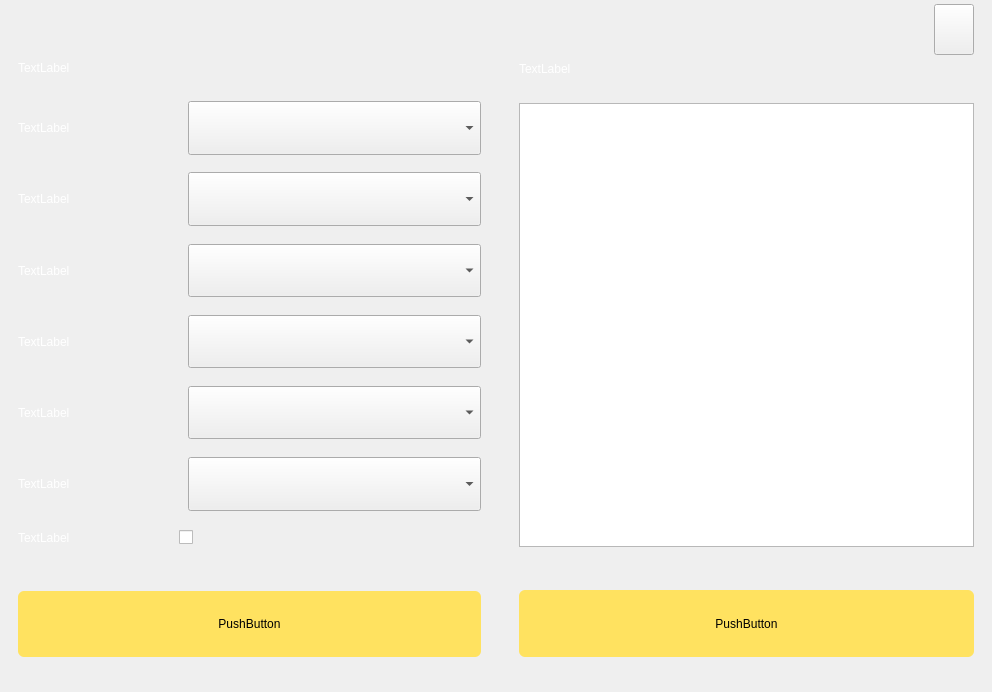
<?xml version="1.0" encoding="UTF-8"?>
<ui version="4.0">
 <class>WidgetAddTask</class>
 <widget class="QWidget" name="WidgetAddTask">
  <property name="geometry">
   <rect>
    <x>0</x>
    <y>0</y>
    <width>992</width>
    <height>692</height>
   </rect>
  </property>
  <property name="windowTitle">
   <string>Form</string>
  </property>
  <property name="styleSheet">
   <string notr="true"/>
  </property>
  <layout class="QGridLayout" name="gridLayout" columnstretch="1">
   <property name="leftMargin">
    <number>0</number>
   </property>
   <property name="topMargin">
    <number>0</number>
   </property>
   <property name="rightMargin">
    <number>0</number>
   </property>
   <property name="bottomMargin">
    <number>0</number>
   </property>
   <property name="spacing">
    <number>0</number>
   </property>
   <item row="0" column="0">
    <widget class="QWidget" name="widget_3" native="true">
     <property name="styleSheet">
      <string notr="true">#widget_3{border-image: url(:/image/home_all/renwu_ditu.png);}
</string>
     </property>
     <layout class="QHBoxLayout" name="horizontalLayout_5" stretch="1,1">
      <property name="topMargin">
       <number>0</number>
      </property>
      <property name="bottomMargin">
       <number>0</number>
      </property>
      <item>
       <layout class="QVBoxLayout" name="verticalLayout_4" stretch="4,22,23,24,18,48,16,48,16,48,16,48,16,48,16,48,16,48,38,60,31">
        <property name="spacing">
         <number>0</number>
        </property>
        <property name="leftMargin">
         <number>9</number>
        </property>
        <property name="topMargin">
         <number>0</number>
        </property>
        <property name="rightMargin">
         <number>12</number>
        </property>
        <property name="bottomMargin">
         <number>0</number>
        </property>
        <item>
         <spacer name="verticalSpacer_12">
          <property name="orientation">
           <enum>Qt::Vertical</enum>
          </property>
          <property name="sizeHint" stdset="0">
           <size>
            <width>20</width>
            <height>40</height>
           </size>
          </property>
         </spacer>
        </item>
        <item>
         <layout class="QHBoxLayout" name="horizontalLayout_13">
          <item>
           <widget class="QLabel" name="label">
            <property name="styleSheet">
             <string notr="true">border-image: url(:/image/home_all/step1.png);</string>
            </property>
            <property name="text">
             <string/>
            </property>
           </widget>
          </item>
          <item>
           <spacer name="horizontalSpacer_14">
            <property name="orientation">
             <enum>Qt::Horizontal</enum>
            </property>
            <property name="sizeHint" stdset="0">
             <size>
              <width>40</width>
              <height>20</height>
             </size>
            </property>
           </spacer>
          </item>
         </layout>
        </item>
        <item>
         <spacer name="verticalSpacer_6">
          <property name="orientation">
           <enum>Qt::Vertical</enum>
          </property>
          <property name="sizeHint" stdset="0">
           <size>
            <width>20</width>
            <height>40</height>
           </size>
          </property>
         </spacer>
        </item>
        <item>
         <layout class="QHBoxLayout" name="horizontalLayout" stretch="65,91">
          <property name="spacing">
           <number>0</number>
          </property>
          <item>
           <widget class="QLabel" name="label_title">
            <property name="styleSheet">
             <string notr="true">QLabel{background-color: rgb(255, 255, 255, 0);color: rgb(255, 255, 255);border:none;}

</string>
            </property>
            <property name="text">
             <string>TextLabel</string>
            </property>
           </widget>
          </item>
          <item>
           <spacer name="horizontalSpacer">
            <property name="orientation">
             <enum>Qt::Horizontal</enum>
            </property>
            <property name="sizeHint" stdset="0">
             <size>
              <width>40</width>
              <height>20</height>
             </size>
            </property>
           </spacer>
          </item>
         </layout>
        </item>
        <item>
         <spacer name="verticalSpacer_3">
          <property name="orientation">
           <enum>Qt::Vertical</enum>
          </property>
          <property name="sizeHint" stdset="0">
           <size>
            <width>20</width>
            <height>40</height>
           </size>
          </property>
         </spacer>
        </item>
        <item>
         <layout class="QHBoxLayout" name="horizontalLayout_2" stretch="60,6,114">
          <property name="spacing">
           <number>0</number>
          </property>
          <item>
           <widget class="QLabel" name="label_type">
            <property name="styleSheet">
             <string notr="true">QLabel{background-color: rgb(255, 255, 255, 0);color: rgb(255, 255, 255);border:none;}

</string>
            </property>
            <property name="text">
             <string>TextLabel</string>
            </property>
           </widget>
          </item>
          <item>
           <spacer name="horizontalSpacer_2">
            <property name="orientation">
             <enum>Qt::Horizontal</enum>
            </property>
            <property name="sizeHint" stdset="0">
             <size>
              <width>40</width>
              <height>20</height>
             </size>
            </property>
           </spacer>
          </item>
          <item>
           <widget class="QComboBox" name="comboBox_type">
            <property name="sizePolicy">
             <sizepolicy hsizetype="Preferred" vsizetype="Preferred">
              <horstretch>0</horstretch>
              <verstretch>0</verstretch>
             </sizepolicy>
            </property>
           </widget>
          </item>
         </layout>
        </item>
        <item>
         <spacer name="verticalSpacer_4">
          <property name="orientation">
           <enum>Qt::Vertical</enum>
          </property>
          <property name="sizeHint" stdset="0">
           <size>
            <width>20</width>
            <height>40</height>
           </size>
          </property>
         </spacer>
        </item>
        <item>
         <widget class="QWidget" name="widget_4" native="true">
          <property name="styleSheet">
           <string notr="true">#widget_4{background-color: rgba(255, 255, 255, 0);}</string>
          </property>
          <layout class="QHBoxLayout" name="horizontalLayout_12" stretch="60,6,114">
           <property name="spacing">
            <number>0</number>
           </property>
           <property name="leftMargin">
            <number>0</number>
           </property>
           <property name="topMargin">
            <number>0</number>
           </property>
           <property name="rightMargin">
            <number>0</number>
           </property>
           <property name="bottomMargin">
            <number>0</number>
           </property>
           <item>
            <widget class="QLabel" name="label_agvFloor">
             <property name="styleSheet">
              <string notr="true">QLabel{background-color: rgb(255, 255, 255, 0);color: rgb(255, 255, 255);border:none;}

</string>
             </property>
             <property name="text">
              <string>TextLabel</string>
             </property>
            </widget>
           </item>
           <item>
            <spacer name="horizontalSpacer_5">
             <property name="orientation">
              <enum>Qt::Horizontal</enum>
             </property>
             <property name="sizeHint" stdset="0">
              <size>
               <width>15</width>
               <height>20</height>
              </size>
             </property>
            </spacer>
           </item>
           <item>
            <widget class="QComboBox" name="comboBox_agvFloor">
             <property name="sizePolicy">
              <sizepolicy hsizetype="Preferred" vsizetype="Preferred">
               <horstretch>0</horstretch>
               <verstretch>0</verstretch>
              </sizepolicy>
             </property>
            </widget>
           </item>
          </layout>
         </widget>
        </item>
        <item>
         <spacer name="verticalSpacer_2">
          <property name="orientation">
           <enum>Qt::Vertical</enum>
          </property>
          <property name="sizeHint" stdset="0">
           <size>
            <width>20</width>
            <height>40</height>
           </size>
          </property>
         </spacer>
        </item>
        <item>
         <layout class="QHBoxLayout" name="horizontalLayout_6" stretch="60,6,114">
          <property name="spacing">
           <number>0</number>
          </property>
          <item>
           <widget class="QLabel" name="label_target">
            <property name="styleSheet">
             <string notr="true">QLabel{background-color: rgb(255, 255, 255, 0);color: rgb(255, 255, 255);border:none;}

</string>
            </property>
            <property name="text">
             <string>TextLabel</string>
            </property>
           </widget>
          </item>
          <item>
           <spacer name="horizontalSpacer_3">
            <property name="orientation">
             <enum>Qt::Horizontal</enum>
            </property>
            <property name="sizeHint" stdset="0">
             <size>
              <width>40</width>
              <height>20</height>
             </size>
            </property>
           </spacer>
          </item>
          <item>
           <widget class="QComboBox" name="comboBox_target">
            <property name="sizePolicy">
             <sizepolicy hsizetype="Preferred" vsizetype="Preferred">
              <horstretch>0</horstretch>
              <verstretch>0</verstretch>
             </sizepolicy>
            </property>
           </widget>
          </item>
         </layout>
        </item>
        <item>
         <spacer name="verticalSpacer_8">
          <property name="orientation">
           <enum>Qt::Vertical</enum>
          </property>
          <property name="sizeHint" stdset="0">
           <size>
            <width>20</width>
            <height>40</height>
           </size>
          </property>
         </spacer>
        </item>
        <item>
         <widget class="QWidget" name="widget_floor" native="true">
          <layout class="QHBoxLayout" name="horizontalLayout_3" stretch="60,6,114">
           <property name="spacing">
            <number>0</number>
           </property>
           <property name="leftMargin">
            <number>0</number>
           </property>
           <property name="topMargin">
            <number>0</number>
           </property>
           <property name="rightMargin">
            <number>0</number>
           </property>
           <property name="bottomMargin">
            <number>0</number>
           </property>
           <item>
            <widget class="QLabel" name="label_floor">
             <property name="styleSheet">
              <string notr="true">QLabel{background-color: rgb(255, 255, 255, 0);color: rgb(255, 255, 255);border:none;}

</string>
             </property>
             <property name="text">
              <string>TextLabel</string>
             </property>
            </widget>
           </item>
           <item>
            <spacer name="horizontalSpacer_4">
             <property name="orientation">
              <enum>Qt::Horizontal</enum>
             </property>
             <property name="sizeHint" stdset="0">
              <size>
               <width>15</width>
               <height>20</height>
              </size>
             </property>
            </spacer>
           </item>
           <item>
            <widget class="QComboBox" name="comboBox_floor">
             <property name="sizePolicy">
              <sizepolicy hsizetype="Preferred" vsizetype="Preferred">
               <horstretch>0</horstretch>
               <verstretch>0</verstretch>
              </sizepolicy>
             </property>
            </widget>
           </item>
          </layout>
         </widget>
        </item>
        <item>
         <spacer name="verticalSpacer_7">
          <property name="orientation">
           <enum>Qt::Vertical</enum>
          </property>
          <property name="sizeHint" stdset="0">
           <size>
            <width>20</width>
            <height>40</height>
           </size>
          </property>
         </spacer>
        </item>
        <item>
         <layout class="QHBoxLayout" name="horizontalLayout_4" stretch="60,6,114">
          <property name="spacing">
           <number>0</number>
          </property>
          <item>
           <widget class="QLabel" name="label_action">
            <property name="styleSheet">
             <string notr="true">QLabel{background-color: rgb(255, 255, 255, 0);color: rgb(255, 255, 255);border:none;}

</string>
            </property>
            <property name="text">
             <string>TextLabel</string>
            </property>
           </widget>
          </item>
          <item>
           <spacer name="horizontalSpacer_6">
            <property name="orientation">
             <enum>Qt::Horizontal</enum>
            </property>
            <property name="sizeHint" stdset="0">
             <size>
              <width>40</width>
              <height>20</height>
             </size>
            </property>
           </spacer>
          </item>
          <item>
           <widget class="QComboBox" name="comboBox_action">
            <property name="sizePolicy">
             <sizepolicy hsizetype="Preferred" vsizetype="Preferred">
              <horstretch>0</horstretch>
              <verstretch>0</verstretch>
             </sizepolicy>
            </property>
           </widget>
          </item>
         </layout>
        </item>
        <item>
         <spacer name="verticalSpacer_5">
          <property name="orientation">
           <enum>Qt::Vertical</enum>
          </property>
          <property name="sizeHint" stdset="0">
           <size>
            <width>20</width>
            <height>40</height>
           </size>
          </property>
         </spacer>
        </item>
        <item>
         <layout class="QHBoxLayout" name="horizontalLayout_9" stretch="60,6,114">
          <property name="spacing">
           <number>0</number>
          </property>
          <item>
           <widget class="QLabel" name="label_device">
            <property name="styleSheet">
             <string notr="true">QLabel{background-color: rgb(255, 255, 255, 0);color: rgb(255, 255, 255);border:none;}

</string>
            </property>
            <property name="text">
             <string>TextLabel</string>
            </property>
           </widget>
          </item>
          <item>
           <spacer name="horizontalSpacer_13">
            <property name="orientation">
             <enum>Qt::Horizontal</enum>
            </property>
            <property name="sizeHint" stdset="0">
             <size>
              <width>40</width>
              <height>20</height>
             </size>
            </property>
           </spacer>
          </item>
          <item>
           <widget class="QComboBox" name="comboBox_device">
            <property name="sizePolicy">
             <sizepolicy hsizetype="Preferred" vsizetype="Preferred">
              <horstretch>0</horstretch>
              <verstretch>0</verstretch>
             </sizepolicy>
            </property>
           </widget>
          </item>
         </layout>
        </item>
        <item>
         <spacer name="verticalSpacer_10">
          <property name="orientation">
           <enum>Qt::Vertical</enum>
          </property>
          <property name="sizeHint" stdset="0">
           <size>
            <width>20</width>
            <height>40</height>
           </size>
          </property>
         </spacer>
        </item>
        <item>
         <layout class="QHBoxLayout" name="horizontalLayout_7" stretch="60,6,24,100">
          <property name="spacing">
           <number>0</number>
          </property>
          <item>
           <widget class="QLabel" name="label_loop">
            <property name="styleSheet">
             <string notr="true">QLabel{background-color: rgb(255, 255, 255, 0);color: rgb(255, 255, 255);border:none;}

</string>
            </property>
            <property name="text">
             <string>TextLabel</string>
            </property>
           </widget>
          </item>
          <item>
           <spacer name="horizontalSpacer_7">
            <property name="orientation">
             <enum>Qt::Horizontal</enum>
            </property>
            <property name="sizeHint" stdset="0">
             <size>
              <width>40</width>
              <height>20</height>
             </size>
            </property>
           </spacer>
          </item>
          <item>
           <widget class="QCheckBox" name="checkBox">
            <property name="styleSheet">
             <string notr="true">QCheckBox::indicator::unchecked { image: url(:/image/no_icon.png);}
QCheckBox::indicator::checked { image: url(:/image/yes_icon.png);}</string>
            </property>
            <property name="text">
             <string/>
            </property>
           </widget>
          </item>
          <item>
           <spacer name="horizontalSpacer_9">
            <property name="orientation">
             <enum>Qt::Horizontal</enum>
            </property>
            <property name="sizeHint" stdset="0">
             <size>
              <width>40</width>
              <height>20</height>
             </size>
            </property>
           </spacer>
          </item>
         </layout>
        </item>
        <item>
         <spacer name="verticalSpacer_13">
          <property name="orientation">
           <enum>Qt::Vertical</enum>
          </property>
          <property name="sizeHint" stdset="0">
           <size>
            <width>20</width>
            <height>40</height>
           </size>
          </property>
         </spacer>
        </item>
        <item>
         <widget class="QPushButton" name="pushButton_add">
          <property name="sizePolicy">
           <sizepolicy hsizetype="Preferred" vsizetype="Preferred">
            <horstretch>0</horstretch>
            <verstretch>0</verstretch>
           </sizepolicy>
          </property>
          <property name="cursor">
           <cursorShape>PointingHandCursor</cursorShape>
          </property>
          <property name="styleSheet">
           <string notr="true">QPushButton{background-color: rgb(255, 226, 96);
color: rgb(0, 0, 0);border-radius:6px;border:none;}
QPushButton::hover{background-color: rgba(43, 235, 182, 0.2);
color: rgb(43, 235, 182);border-radius:6px;border:1px solid #2bebb6;}
QPushButton::pressed{background-color: rgba(43, 235, 182, 0.2);
color: rgb(43, 235, 182);border-radius:6px;border:1px solid #2bebb6;}
</string>
          </property>
          <property name="text">
           <string>PushButton</string>
          </property>
         </widget>
        </item>
        <item>
         <spacer name="verticalSpacer_14">
          <property name="orientation">
           <enum>Qt::Vertical</enum>
          </property>
          <property name="sizeHint" stdset="0">
           <size>
            <width>20</width>
            <height>40</height>
           </size>
          </property>
         </spacer>
        </item>
       </layout>
      </item>
      <item>
       <layout class="QVBoxLayout" name="verticalLayout_5" stretch="4,45,24,19,396,38,60,31">
        <property name="spacing">
         <number>0</number>
        </property>
        <property name="leftMargin">
         <number>20</number>
        </property>
        <property name="topMargin">
         <number>0</number>
        </property>
        <property name="rightMargin">
         <number>9</number>
        </property>
        <property name="bottomMargin">
         <number>0</number>
        </property>
        <item>
         <spacer name="verticalSpacer_11">
          <property name="orientation">
           <enum>Qt::Vertical</enum>
          </property>
          <property name="sizeHint" stdset="0">
           <size>
            <width>20</width>
            <height>40</height>
           </size>
          </property>
         </spacer>
        </item>
        <item>
         <layout class="QHBoxLayout" name="horizontalLayout_14" stretch="0,0,0">
          <property name="leftMargin">
           <number>0</number>
          </property>
          <item>
           <layout class="QVBoxLayout" name="verticalLayout">
            <property name="spacing">
             <number>0</number>
            </property>
            <item>
             <widget class="QLabel" name="label_2">
              <property name="styleSheet">
               <string notr="true">border-image: url(:/image/home_all/step2.png);</string>
              </property>
              <property name="text">
               <string/>
              </property>
             </widget>
            </item>
            <item>
             <spacer name="verticalSpacer_17">
              <property name="orientation">
               <enum>Qt::Vertical</enum>
              </property>
              <property name="sizeHint" stdset="0">
               <size>
                <width>20</width>
                <height>40</height>
               </size>
              </property>
             </spacer>
            </item>
           </layout>
          </item>
          <item>
           <spacer name="horizontalSpacer_15">
            <property name="orientation">
             <enum>Qt::Horizontal</enum>
            </property>
            <property name="sizeHint" stdset="0">
             <size>
              <width>40</width>
              <height>20</height>
             </size>
            </property>
           </spacer>
          </item>
          <item>
           <widget class="QPushButton" name="pushButton_close">
            <property name="sizePolicy">
             <sizepolicy hsizetype="Preferred" vsizetype="Preferred">
              <horstretch>0</horstretch>
              <verstretch>0</verstretch>
             </sizepolicy>
            </property>
            <property name="styleSheet">
             <string notr="true">border-image: url(:/image/home/guanbi_icon.png);</string>
            </property>
            <property name="text">
             <string/>
            </property>
           </widget>
          </item>
         </layout>
        </item>
        <item>
         <layout class="QHBoxLayout" name="horizontalLayout_8">
          <item>
           <widget class="QLabel" name="label_tragetList">
            <property name="styleSheet">
             <string notr="true">QLabel{background-color: rgb(255, 255, 255, 0);color: rgb(255, 255, 255);border:none;}

</string>
            </property>
            <property name="text">
             <string>TextLabel</string>
            </property>
           </widget>
          </item>
          <item>
           <spacer name="horizontalSpacer_8">
            <property name="orientation">
             <enum>Qt::Horizontal</enum>
            </property>
            <property name="sizeHint" stdset="0">
             <size>
              <width>40</width>
              <height>20</height>
             </size>
            </property>
           </spacer>
          </item>
         </layout>
        </item>
        <item>
         <spacer name="verticalSpacer_15">
          <property name="orientation">
           <enum>Qt::Vertical</enum>
          </property>
          <property name="sizeHint" stdset="0">
           <size>
            <width>20</width>
            <height>40</height>
           </size>
          </property>
         </spacer>
        </item>
        <item>
         <widget class="QWidget" name="widget_2" native="true">
          <layout class="QVBoxLayout" name="verticalLayout_2" stretch="0">
           <property name="spacing">
            <number>0</number>
           </property>
           <property name="leftMargin">
            <number>0</number>
           </property>
           <property name="topMargin">
            <number>0</number>
           </property>
           <property name="rightMargin">
            <number>0</number>
           </property>
           <property name="bottomMargin">
            <number>0</number>
           </property>
           <item>
            <widget class="QTableView" name="tableView">
             <property name="sizePolicy">
              <sizepolicy hsizetype="Preferred" vsizetype="Preferred">
               <horstretch>0</horstretch>
               <verstretch>0</verstretch>
              </sizepolicy>
             </property>
            </widget>
           </item>
          </layout>
         </widget>
        </item>
        <item>
         <spacer name="verticalSpacer">
          <property name="orientation">
           <enum>Qt::Vertical</enum>
          </property>
          <property name="sizeHint" stdset="0">
           <size>
            <width>20</width>
            <height>40</height>
           </size>
          </property>
         </spacer>
        </item>
        <item>
         <widget class="QPushButton" name="pushButton_create">
          <property name="sizePolicy">
           <sizepolicy hsizetype="Preferred" vsizetype="Preferred">
            <horstretch>0</horstretch>
            <verstretch>0</verstretch>
           </sizepolicy>
          </property>
          <property name="cursor">
           <cursorShape>PointingHandCursor</cursorShape>
          </property>
          <property name="styleSheet">
           <string notr="true">QPushButton{background-color: rgb(255, 226, 96);
color: rgb(0, 0, 0);border-radius:6px;border:none;}
QPushButton::hover{background-color: rgba(43, 235, 182, 0.2);
color: rgb(43, 235, 182);border-radius:6px;border:1px solid #2bebb6;}
QPushButton::pressed{background-color: rgba(43, 235, 182, 0.2);
color: rgb(43, 235, 182);border-radius:6px;border:1px solid #2bebb6;}</string>
          </property>
          <property name="text">
           <string>PushButton</string>
          </property>
         </widget>
        </item>
        <item>
         <spacer name="verticalSpacer_9">
          <property name="orientation">
           <enum>Qt::Vertical</enum>
          </property>
          <property name="sizeHint" stdset="0">
           <size>
            <width>20</width>
            <height>40</height>
           </size>
          </property>
         </spacer>
        </item>
       </layout>
      </item>
     </layout>
    </widget>
   </item>
  </layout>
 </widget>
 <resources/>
 <connections/>
</ui>
